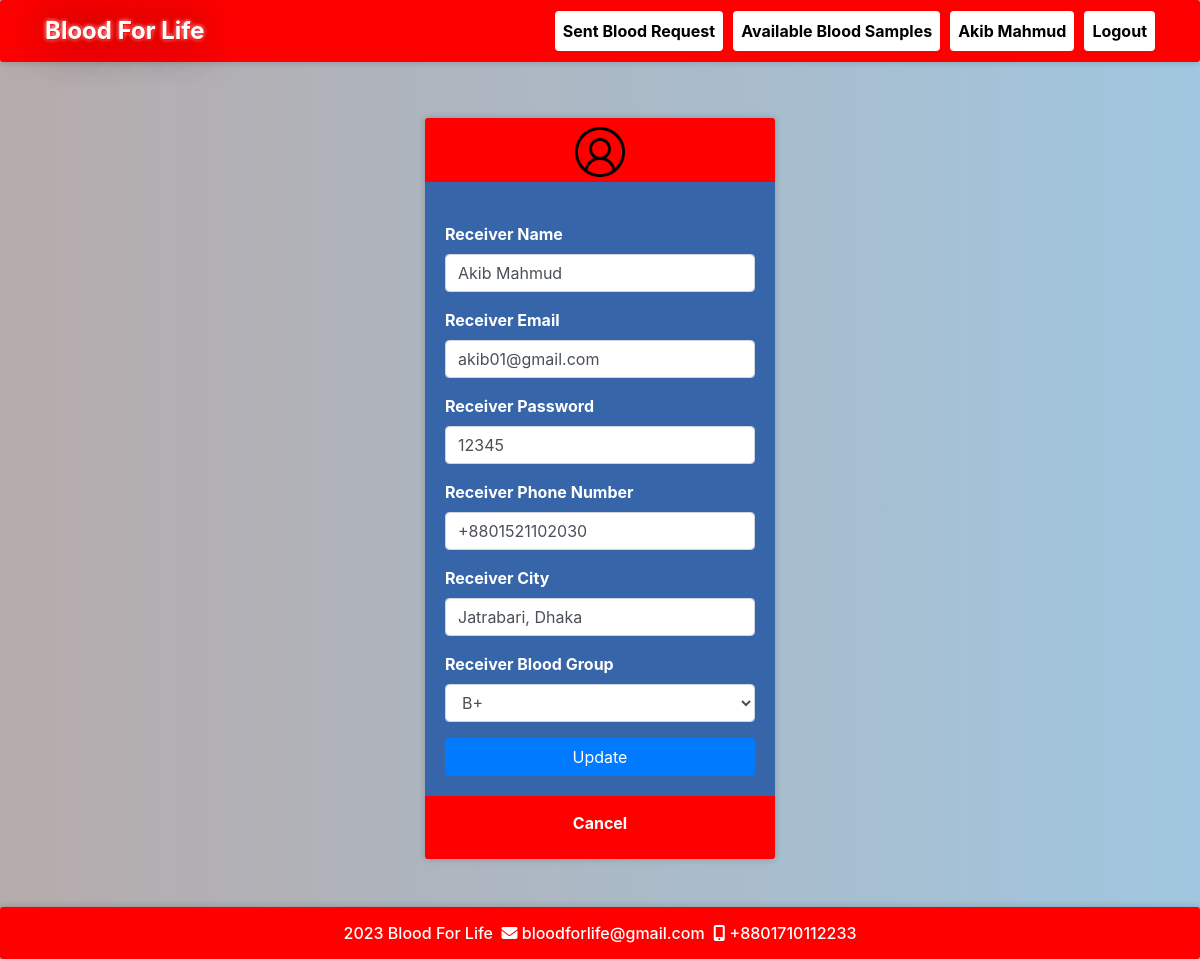
The app's page /rprofile.php (signed in) with its own data.
### tables this page shows
CREATE TABLE `receivers` (
  `id` int(11) NOT NULL,
  `rname` varchar(100) NOT NULL,
  `remail` varchar(100) NOT NULL,
  `rpassword` varchar(100) NOT NULL,
  `rphone` varchar(100) NOT NULL,
  `rbg` varchar(10) NOT NULL,
  `rcity` varchar(100) NOT NULL
);

### rprofile.php (the view, shortened to what this page needs)
<?php
require 'file/connection.php';
if(!isset($_SESSION['rid']))
{
  header('location:login.php');
}
else {
	if(isset($_SESSION['rid'])){
		$id=$_SESSION['rid'];
		$sql = "SELECT * FROM receivers WHERE id='$id'";
		$result = mysqli_query($conn, $sql);
		$row = mysqli_fetch_array($result);
	}
}
?>
<!DOCTYPE html>
<html>
<?php require 'head.php';?>
<body>
<?php require 'header.php'; ?>
<div class="container cont">
	<div class="row justify-content-center">
		<div class="col-lg-4 col-md-6 col-sm-8 mb-5">
			<div class="card card_rp">
				<div class="media justify-content-center mt-1">
					<img src="image/user.png" alt="profile" class="rc" width="60" height="60">
				</div>
				<div class="card-body">
				   <form action="file/updateprofile.php" method="post">
					   <label class="font-weight-bold" class="text-muted font-weight-bold">Receiver Name</label>
					<input type="text" name="rname" value="<?php echo $row['rname']; ?>" class="form-control mb-3">
					<label class="font-weight-bold" class="text-muted font-weight-bold">Receiver Email</label>
					<input type="email" name="remail" value="<?php echo $row['remail']; ?>" class="form-control mb-3">
					<label class="font-weight-bold" class="text-muted font-weight-bold">Receiver Password</label>
					<input type="text" name="rpassword" value="<?php echo $row['rpassword']; ?>" class="form-control mb-3">
					<label class="font-weight-bold" class="text-muted font-weight-bold">Receiver Phone Number</label>
					<input type="text" name="rphone" value="<?php echo $row['rphone']; ?>" class="form-control mb-3">
					<label class="font-weight-bold" class="text-muted font-weight-bold">Receiver City</label>
					<input type="text" name="rcity" value="<?php echo $row['rcity']; ?>" class="form-control mb-3">
					<label class="font-weight-bold" class="text-muted font-weight-bold">Receiver Blood Group</label>
					<select class="form-control mb-3" name="bg" required>
						 <option selected><?php echo $row['rbg']; ?></option>
					</select>
					<input type="submit" name="update" class="btn btn-block btn-primary" value="Update">
				   </form>
				</div>
				<a href="index.php" class="text-center tc_rp">Cancel</a><br>
			</div>
		</div>
	</div>
</div>
<?php require 'footer.php'; ?>
</body>
</html>

### css/style.css (style rules this page uses)
body { background-image: linear-gradient(to right, rgb(182, 171, 171), rgb(160, 199, 224)); }
.cont { padding-top: 40px; text-align: justify; font-size: 1em; }
.card ,nav, .footer,tr,video { border-radius: 3px; transition: all 200ms ease-out; box-shadow: 0px 0px 7px rgba(0, 0, 0, 0.2); }
form { padding-top: 20px; }
a:link { text-decoration: none; }

### css/test.css (style rules this page uses)
.card-body { background: #3665aa; color: white; }
.card { border: none; }
.card_rp { background-color: #ff0000; color: white; }
.tc_rp { color: white; padding-top: 15px; font-weight: 700; }
.rc { padding: 5px; border-style: none; vertical-align: middle; }

### records on screen
receivers: rname "Akib Mahmud", remail "akib01@gmail.com", rpassword "12345", rphone "+8801521102030", rcity "Jatrabari, Dhaka", bg "B+"

### other values on screen
$_SESSION['rname'] "Akib Mahmud"
